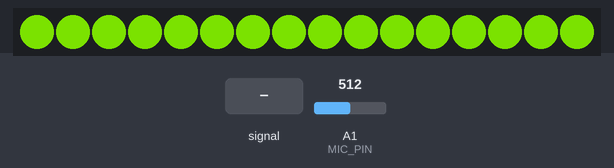
The sketch below on a simulated Arduino Uno, built with avr-gcc and run on an emulated ATmega328P. On the bench: 16 RGB LEDs in strip order, left to right. The test bench sets the inputs (shaded band); at power-on: A1 (MIC_PIN) = 512. Dim RGB values are drawn brighter than linear.

Above: at 1.2 s.
1.3 s: A1 (MIC_PIN) fed a 200 Hz sine of ±460 counts around its level
At 1.65 s:
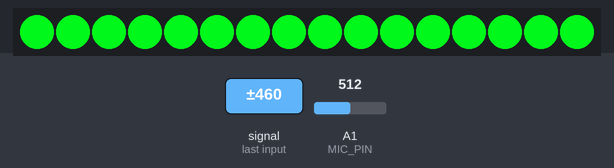
4.3 s: A1 (MIC_PIN) fed a 1000 Hz sine of ±255 counts around its level
At 4.66 s:
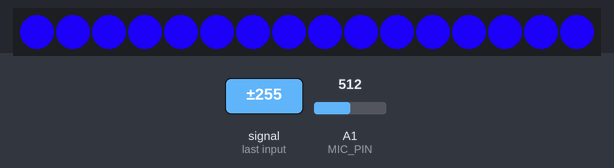
7.3 s: A1 (MIC_PIN) set to 716
At 7.96 s:
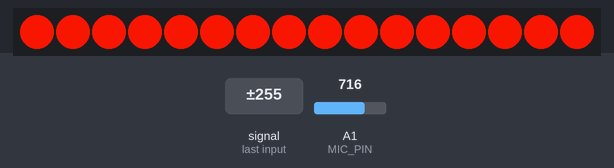
9.0 s: A1 (MIC_PIN) set to 511
At 11.2 s:
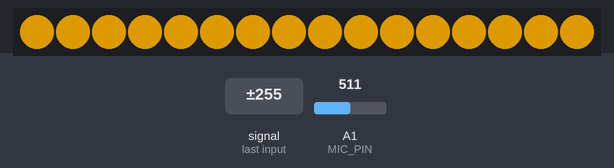
12.0 s: A1 (MIC_PIN) set to 306
At 12.71 s:
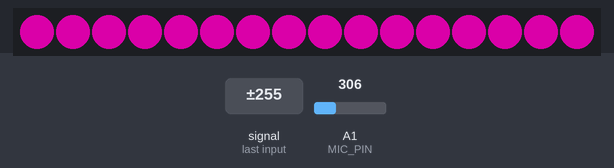
13.7 s: A1 (MIC_PIN) fed a 2 Hz sine of ±306 counts around its level
At 14.51 s:
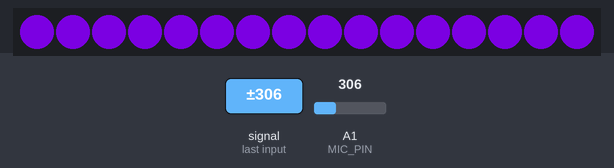
Timing chart, 0 to 16.7 s (numbered marks = the images above; inputs shaded):
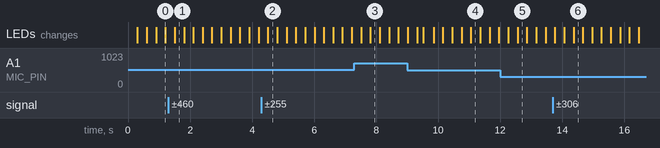

The sketch:

ravlight.ino
```cpp
// (licence header left out)
#include <Adafruit_NeoPixel.h>

// These values should probably not be changed
#define N_PIXELS  16  // Number of pixels you are using
#define MIC_PIN   A1  // Microphone is attached to Gemma D2 (A1)
#define LED_PIN    0  // NeoPixel LED strand is connected to GPIO #0 / D0
#define DC_OFFSET  0  // DC offset in mic signal - if unusure, leave 0
#define NOISE     10  // Noise/hum/interference in mic signal

// Change this value to set the operating mode for the LEDs
// Mode 1: Test the LED ring by making colors spin around
// Mode 2: Test the microphone input by using the LED ring as a crude volume meter
// Mode 3: Volume determines the brightness. A sharp change in volume will cycle the color.
// Mode 4: Change color from green to red based on the volume
// Mode 5: Cycle through colors. Cycle faster when volume is louder
#define MODE 5

// Special Mode: You can use this in combination with any of the others. When
// the volume exceeds a certain threshold, the lights will strobe. Set STROBE to
// 1 to enable.
#define STROBE 0
// Above this volume the lights will strobe
#define STROBE_VOLUME 150
// How fast to strobe the lights (larger is slower)
#define STROBE_SPEED 50

// You can change the following values to customize each of the modes

#if MODE == 1
// How fast do the colors move (larger is slower)
#define SPEED 30
// How much do the colors change from pixel-to-pixel
#define COLOR_DISTANCE 8

#elif MODE == 3
// If 1, the color change is random. If 0, the color change will progress along
// a color wheel.
#define RANDOMIZE_COLOR 1
// How fast to fade the brightness down when the volume goes down (larger is faster)
#define FADE_SPEED 200
// The minimum brightness level. Used to keep the lights on (but dim) when not played.
#define MIN_LEVEL 80
// How much the volume has to change in order to change the color
#define COLOR_CHANGE_THRESHOLD 20
// When *not* randomizing the color, this selects how much the color will change
// when the volume spikes
#define COLOR_CHANGE_AMOUNT 10
// Magic value I picked to make it look good. Affects the volume-to-brightness ratio
#define BRIGHT_SCALE 3.5

#elif MODE == 4
// How fast the color fades back to green when volume goes down (larger is faster)
#define COLOR_FADE_SPEED 100
// Scale the volume factor. Larger numbers go to red faster.
#define VOLUME_SCALE 1.5

#elif MODE == 5
// How fast to cycle through the colors (larger is slower)
#define SPEED 30

#endif

// Current "dampened" audio level
int lvl = 10;
uint32_t currentTime;

const uint8_t PROGMEM gamma8[] = {
  0,  0,  0,  0,  0,  0,  0,  0,  0,  0,  0,  0,  0,  0,  0,  0,
  0,  0,  0,  0,  0,  0,  0,  0,  0,  0,  0,  0,  1,  1,  1,  1,
  1,  1,  1,  1,  1,  1,  1,  1,  1,  2,  2,  2,  2,  2,  2,  2,
  2,  3,  3,  3,  3,  3,  3,  3,  4,  4,  4,  4,  4,  5,  5,  5,
  5,  6,  6,  6,  6,  7,  7,  7,  7,  8,  8,  8,  9,  9,  9, 10,
 10, 10, 11, 11, 11, 12, 12, 13, 13, 13, 14, 14, 15, 15, 16, 16,
 17, 17, 18, 18, 19, 19, 20, 20, 21, 21, 22, 22, 23, 24, 24, 25,
 25, 26, 27, 27, 28, 29, 29, 30, 31, 32, 32, 33, 34, 35, 35, 36,
 37, 38, 39, 39, 40, 41, 42, 43, 44, 45, 46, 47, 48, 49, 50, 50,
 51, 52, 54, 55, 56, 57, 58, 59, 60, 61, 62, 63, 64, 66, 67, 68,
 69, 70, 72, 73, 74, 75, 77, 78, 79, 81, 82, 83, 85, 86, 87, 89,
 90, 92, 93, 95, 96, 98, 99,101,102,104,105,107,109,110,112,114,
115,117,119,120,122,124,126,127,129,131,133,135,137,138,140,142,
144,146,148,150,152,154,156,158,160,162,164,167,169,171,173,175,
177,180,182,184,186,189,191,193,196,198,200,203,205,208,210,213,
215,218,220,223,225,228,231,233,236,239,241,244,247,249,252,255 };

Adafruit_NeoPixel strip = Adafruit_NeoPixel(N_PIXELS, LED_PIN, NEO_GRB + NEO_KHZ800);

void setup() {
  strip.begin();
  currentTime = millis();
}

void loop() {
  uint8_t  i;
  uint32_t oldTime, deltaT;
  oldTime = currentTime;
  currentTime = millis();
  deltaT = currentTime - oldTime;
  int      n, height;
  n   = analogRead(MIC_PIN);                 // Raw reading from mic
  n   = abs(n - 512 - DC_OFFSET);            // Center on zero
  n   = (n <= NOISE) ? 0 : (n - NOISE);      // Remove noise/hum
  lvl = ((lvl * 7) + n) >> 3;    // "Dampened" reading (else looks twitchy)
  // lvl now ranges from 0 to ~300
  // Empirically, most playing fits into 0-150 range
  // But hard, loud hits can go to ~300

  strip.setBrightness(255);

#if MODE == 1
  testLEDs(deltaT);
#elif MODE == 2
  testMicrophone(deltaT);
#elif MODE == 3
  volumeCycle(deltaT);
#elif MODE == 4
  colorVolume(deltaT);
#elif MODE == 5
  cycleColors(deltaT);
#endif

#if STROBE != 0
  strobe(deltaT);
#endif

  strip.show();
}

#if MODE == 1
byte startPos = 0;
uint32_t accumTime = 0;
void testLEDs(uint32_t deltaT) {
  accumTime += deltaT;
  while (accumTime > SPEED) {
    accumTime -= SPEED;
    startPos++;
  }
  for(byte i=0; i<N_PIXELS; i++) {
     strip.setPixelColor(i, Wheel((startPos + i) * COLOR_DISTANCE));
  }
}
#endif

#if MODE == 2
int topPix = 0;
uint32_t lastTopTime = 0;
int lastTopLvl = 0;
uint8_t lvlPerPixel = 20;
void testMicrophone(uint32_t deltaT) {
  for(int i=0; i<N_PIXELS; i++) {
     strip.setPixelColor(i, 0, 255, 0);
  }

  if (lvl > lastTopLvl) {
    lastTopLvl = lvl;
    lastTopTime = currentTime;
  } else if (currentTime - lastTopTime > 3000) {
    lastTopLvl = lvl;
  }

  int topPix = min(N_PIXELS, lastTopLvl/lvlPerPixel);

  for(int i=0; i<topPix; i++) {
    strip.setPixelColor(i, 255, 0, 0);
  }
}
#endif


#if MODE == 3
uint8_t color = 0;
float bright = 0;
int maxLvlAvg = 300;
void volumeCycle(uint32_t deltaT) {

  float newBright = BRIGHT_SCALE * 255.0 * lvl / (maxLvlAvg - MIN_LEVEL) + MIN_LEVEL;
  if (newBright > 255) newBright = 255;
  float fadeBright = bright - FADE_SPEED * (deltaT / 1000.0);

  // Change the color if the volume spikes
  uint32_t pixelColor;
  if (newBright - bright > COLOR_CHANGE_THRESHOLD) {
    if (RANDOMIZE_COLOR) {
      pixelColor = strip.Color(random(0, 255), random(0, 255), random(0, 255));
    } else {
      color += COLOR_CHANGE_AMOUNT;
      pixelColor = Wheel(color);
    }
  }

  bright = newBright < fadeBright ? fadeBright : newBright;
  if (bright < 0) bright = 0;
  strip.setBrightness(pgm_read_byte(&gamma8[(uint8_t) bright]));

  for(int i=0; i<N_PIXELS; i++) {
     strip.setPixelColor(i, pixelColor);
  }
}
#endif

#if MODE == 4
uint8_t colorPos = 0;
uint8_t lastMaxColorPos = 0;
uint32_t startFade = 0;
void colorVolume(uint32_t deltaT) {
  int scaledLvl = VOLUME_SCALE * lvl;
  uint8_t newColorPos = scaledLvl > 255 ? 255 : scaledLvl;
  if (newColorPos > colorPos) {
    lastMaxColorPos = newColorPos;
    startFade = millis();
  }
  float fadeAmount = COLOR_FADE_SPEED * (millis() - startFade) / 1000.0;
  uint8_t fadeColorPos = fadeAmount < lastMaxColorPos ? lastMaxColorPos - fadeAmount : 0;

  colorPos = max(fadeColorPos, newColorPos);

  uint32_t pixelColor = gbrWheel(colorPos);

  strip.setBrightness(255);
  for(int i=0; i<N_PIXELS; i++) {
     strip.setPixelColor(i, pixelColor);
  }
}

// Fades from g - b - r
uint32_t gbrWheel(byte WheelPos) {
  if(WheelPos < 128) {
    return strip.Color(0, 255 - WheelPos * 2, WheelPos * 2);
  } else {
    WheelPos -= 128;
    return strip.Color(WheelPos * 2, 0, 255 - WheelPos * 2);
  }
}
#endif

#if MODE == 5
byte colorPos = 0;
uint32_t accumTime = 0;
// Ignore volume below this amount
int cutoff = 30;
// Assume that at 150 volume we want to change at max speed
float scaleFactor = SPEED / (150.0 - cutoff);
void cycleColors(uint32_t deltaT) {
  accumTime += deltaT;
  int volumeSpeed = lvl < cutoff ? 0 : scaleFactor * (lvl - cutoff);
  int threshold = SPEED - volumeSpeed;
  threshold = threshold < 1 ? 1 : threshold;
  while (accumTime > threshold) {
    accumTime -= threshold;
    colorPos++;
  }

  for(byte i=0; i<N_PIXELS; i++) {
     strip.setPixelColor(i, Wheel(colorPos));
  }
}
#endif

#if STROBE != 0
bool strobe_on = true;
uint32_t strobeTimer = 0;
void strobe(uint32_t deltaT) {
  if (lvl < STROBE_VOLUME) {
    return;
  }
  strobeTimer += deltaT;
  while (strobeTimer > STROBE_SPEED) {
    strobeTimer -= STROBE_SPEED;
    strobe_on = !strobe_on;
  }
  if (!strobe_on) {
    strip.setBrightness(0);
  }
}
#endif

// Input a value 0 to 255 to get a color value.
// The colors are a transition r - g - b - back to r.
uint32_t Wheel(byte WheelPos) {
  if(WheelPos < 85) {
   return strip.Color(WheelPos * 3, 255 - WheelPos * 3, 0);
  } else if(WheelPos < 170) {
   WheelPos -= 85;
   return strip.Color(255 - WheelPos * 3, 0, WheelPos * 3);
  } else {
   WheelPos -= 170;
   return strip.Color(0, WheelPos * 3, 255 - WheelPos * 3);
  }
}
```

Measured:
- after the input at 1.3 s, the LEDs: change after 0.21 s (image 1)
- after the input at 7.3 s, the LEDs: first change after 0.22 s (image 3 shows a later state)
